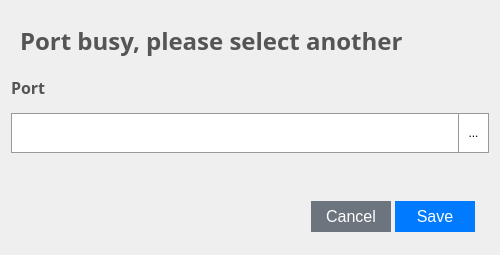
<?xml version="1.0" encoding="UTF-8"?>
<ui version="4.0">
 <class>ChoosePort</class>
 <widget class="QWidget" name="ChoosePort">
  <property name="geometry">
   <rect>
    <x>0</x>
    <y>0</y>
    <width>500</width>
    <height>255</height>
   </rect>
  </property>
  <property name="windowTitle">
   <string>Form</string>
  </property>
  <layout class="QVBoxLayout" name="verticalLayout">
   <item>
    <widget class="QWidget" name="horizontalWidget_2" native="true">
     <property name="sizePolicy">
      <sizepolicy hsizetype="Preferred" vsizetype="Fixed">
       <horstretch>0</horstretch>
       <verstretch>0</verstretch>
      </sizepolicy>
     </property>
     <property name="minimumSize">
      <size>
       <width>0</width>
       <height>50</height>
      </size>
     </property>
     <property name="maximumSize">
      <size>
       <width>16777215</width>
       <height>40</height>
      </size>
     </property>
     <layout class="QVBoxLayout" name="verticalLayout_2">
      <item>
       <widget class="QLabel" name="OpenHead">
        <property name="sizePolicy">
         <sizepolicy hsizetype="Expanding" vsizetype="Fixed">
          <horstretch>0</horstretch>
          <verstretch>0</verstretch>
         </sizepolicy>
        </property>
        <property name="font">
         <font>
          <family>Segoe UI Semibold</family>
          <pointsize>18</pointsize>
          <bold>false</bold>
         </font>
        </property>
        <property name="styleSheet">
         <string notr="true">color: #555;
font-weight: 500;</string>
        </property>
        <property name="text">
         <string>Port busy, please select another</string>
        </property>
       </widget>
      </item>
     </layout>
    </widget>
   </item>
   <item>
    <widget class="QLabel" name="patch">
     <property name="sizePolicy">
      <sizepolicy hsizetype="Fixed" vsizetype="Fixed">
       <horstretch>0</horstretch>
       <verstretch>0</verstretch>
      </sizepolicy>
     </property>
     <property name="minimumSize">
      <size>
       <width>0</width>
       <height>40</height>
      </size>
     </property>
     <property name="maximumSize">
      <size>
       <width>16777215</width>
       <height>40</height>
      </size>
     </property>
     <property name="font">
      <font>
       <family>Segoe UI Semibold</family>
       <pointsize>12</pointsize>
       <bold>true</bold>
      </font>
     </property>
     <property name="styleSheet">
      <string notr="true"> color: #555;</string>
     </property>
     <property name="text">
      <string>Port</string>
     </property>
    </widget>
   </item>
   <item>
    <widget class="QWidget" name="horizontalWidget" native="true">
     <property name="sizePolicy">
      <sizepolicy hsizetype="Preferred" vsizetype="Fixed">
       <horstretch>0</horstretch>
       <verstretch>0</verstretch>
      </sizepolicy>
     </property>
     <layout class="QHBoxLayout" name="horizontalLayout_3">
      <property name="spacing">
       <number>0</number>
      </property>
      <property name="leftMargin">
       <number>0</number>
      </property>
      <property name="topMargin">
       <number>0</number>
      </property>
      <property name="rightMargin">
       <number>0</number>
      </property>
      <property name="bottomMargin">
       <number>0</number>
      </property>
      <item>
       <widget class="QLineEdit" name="InputPath">
        <property name="minimumSize">
         <size>
          <width>200</width>
          <height>40</height>
         </size>
        </property>
        <property name="maximumSize">
         <size>
          <width>16777215</width>
          <height>40</height>
         </size>
        </property>
        <property name="styleSheet">
         <string notr="true">#InputPath {
	border: 1px solid #999;
}


#InputPath:focus {
	border-color: #80bdff;
}</string>
        </property>
       </widget>
      </item>
      <item>
       <widget class="QPushButton" name="pushButton">
        <property name="sizePolicy">
         <sizepolicy hsizetype="Fixed" vsizetype="Fixed">
          <horstretch>0</horstretch>
          <verstretch>0</verstretch>
         </sizepolicy>
        </property>
        <property name="minimumSize">
         <size>
          <width>30</width>
          <height>40</height>
         </size>
        </property>
        <property name="maximumSize">
         <size>
          <width>30</width>
          <height>16777215</height>
         </size>
        </property>
        <property name="styleSheet">
         <string notr="true">border: 1px solid #999;
border-left: 0px;
background-color: rgb(255, 255, 255);</string>
        </property>
        <property name="text">
         <string>...</string>
        </property>
       </widget>
      </item>
     </layout>
    </widget>
   </item>
   <item>
    <spacer name="verticalSpacer">
     <property name="orientation">
      <enum>Qt::Vertical</enum>
     </property>
     <property name="sizeType">
      <enum>QSizePolicy::Fixed</enum>
     </property>
     <property name="sizeHint" stdset="0">
      <size>
       <width>20</width>
       <height>40</height>
      </size>
     </property>
    </spacer>
   </item>
   <item alignment="Qt::AlignRight|Qt::AlignVCenter">
    <widget class="QWidget" name="horizontalWidget" native="true">
     <property name="sizePolicy">
      <sizepolicy hsizetype="Expanding" vsizetype="Fixed">
       <horstretch>0</horstretch>
       <verstretch>0</verstretch>
      </sizepolicy>
     </property>
     <property name="minimumSize">
      <size>
       <width>181</width>
       <height>40</height>
      </size>
     </property>
     <layout class="QHBoxLayout" name="horizontalLayout">
      <property name="spacing">
       <number>1</number>
      </property>
      <property name="leftMargin">
       <number>0</number>
      </property>
      <property name="topMargin">
       <number>0</number>
      </property>
      <item>
       <widget class="QPushButton" name="Cancel">
        <property name="sizePolicy">
         <sizepolicy hsizetype="Fixed" vsizetype="Fixed">
          <horstretch>0</horstretch>
          <verstretch>0</verstretch>
         </sizepolicy>
        </property>
        <property name="maximumSize">
         <size>
          <width>80</width>
          <height>40</height>
         </size>
        </property>
        <property name="font">
         <font>
          <family>Segoe UI</family>
          <pointsize>12</pointsize>
         </font>
        </property>
        <property name="styleSheet">
         <string notr="true">QPushButton {
    color: #fff;
    background-color: #6c757d;
    border: none;
}
QPushButton:hover {
	background-color: #5a6268;
}</string>
        </property>
        <property name="text">
         <string>Cancel</string>
        </property>
       </widget>
      </item>
      <item>
       <widget class="QPushButton" name="Restore">
        <property name="sizePolicy">
         <sizepolicy hsizetype="Fixed" vsizetype="Fixed">
          <horstretch>0</horstretch>
          <verstretch>0</verstretch>
         </sizepolicy>
        </property>
        <property name="maximumSize">
         <size>
          <width>80</width>
          <height>40</height>
         </size>
        </property>
        <property name="font">
         <font>
          <family>Segoe UI</family>
          <pointsize>12</pointsize>
         </font>
        </property>
        <property name="styleSheet">
         <string notr="true">QPushButton {
    color: #fff;
	background-color: #007bff;
	border: 1px solid #007bff;
}
QPushButton:hover {
	background-color: #0069d9;
    border-color: #0062cc;
}</string>
        </property>
        <property name="text">
         <string>Save</string>
        </property>
       </widget>
      </item>
     </layout>
    </widget>
   </item>
  </layout>
 </widget>
 <resources/>
 <connections/>
</ui>
